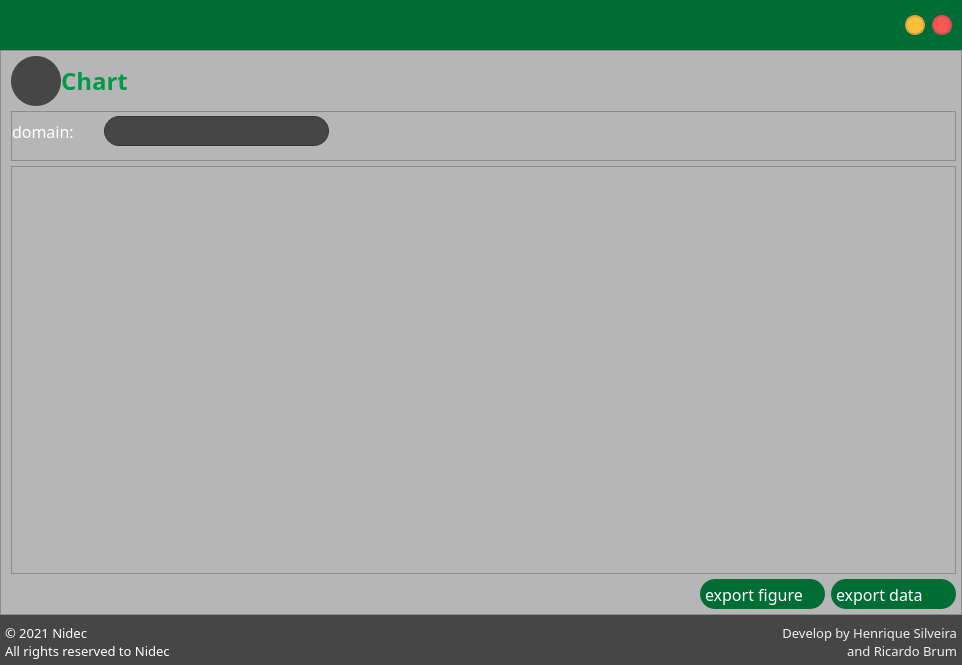
<?xml version="1.0" encoding="UTF-8"?>
<ui version="4.0">
 <class>Form</class>
 <widget class="QWidget" name="Form">
  <property name="geometry">
   <rect>
    <x>0</x>
    <y>0</y>
    <width>962</width>
    <height>665</height>
   </rect>
  </property>
  <property name="minimumSize">
   <size>
    <width>962</width>
    <height>665</height>
   </size>
  </property>
  <property name="windowTitle">
   <string>Form</string>
  </property>
  <layout class="QVBoxLayout" name="verticalLayout">
   <property name="spacing">
    <number>0</number>
   </property>
   <property name="leftMargin">
    <number>0</number>
   </property>
   <property name="topMargin">
    <number>0</number>
   </property>
   <property name="rightMargin">
    <number>0</number>
   </property>
   <property name="bottomMargin">
    <number>0</number>
   </property>
   <item>
    <widget class="QFrame" name="infoBar3">
     <property name="minimumSize">
      <size>
       <width>0</width>
       <height>50</height>
      </size>
     </property>
     <property name="maximumSize">
      <size>
       <width>16777215</width>
       <height>50</height>
      </size>
     </property>
     <property name="styleSheet">
      <string notr="true">QFrame{
	background-color : #006d34;
}</string>
     </property>
     <property name="frameShape">
      <enum>QFrame::NoFrame</enum>
     </property>
     <property name="frameShadow">
      <enum>QFrame::Raised</enum>
     </property>
     <layout class="QHBoxLayout" name="horizontalLayout_5">
      <property name="spacing">
       <number>0</number>
      </property>
      <property name="leftMargin">
       <number>0</number>
      </property>
      <property name="topMargin">
       <number>0</number>
      </property>
      <property name="rightMargin">
       <number>0</number>
      </property>
      <property name="bottomMargin">
       <number>0</number>
      </property>
      <item>
       <widget class="QFrame" name="frame_5">
        <property name="frameShape">
         <enum>QFrame::NoFrame</enum>
        </property>
        <property name="frameShadow">
         <enum>QFrame::Raised</enum>
        </property>
        <layout class="QVBoxLayout" name="verticalLayout_7">
         <property name="spacing">
          <number>0</number>
         </property>
         <property name="leftMargin">
          <number>10</number>
         </property>
         <property name="topMargin">
          <number>0</number>
         </property>
         <property name="rightMargin">
          <number>0</number>
         </property>
         <property name="bottomMargin">
          <number>0</number>
         </property>
         <item>
          <widget class="QLabel" name="label_3">
           <property name="minimumSize">
            <size>
             <width>115</width>
             <height>30</height>
            </size>
           </property>
           <property name="maximumSize">
            <size>
             <width>115</width>
             <height>30</height>
            </size>
           </property>
           <property name="text">
            <string/>
           </property>
           <property name="pixmap">
            <pixmap resource="../Resources/resourceGui.qrc">:/logos/img/nidecLogo.png</pixmap>
           </property>
           <property name="scaledContents">
            <bool>true</bool>
           </property>
          </widget>
         </item>
        </layout>
       </widget>
      </item>
      <item>
       <widget class="QFrame" name="frame_6">
        <property name="maximumSize">
         <size>
          <width>75</width>
          <height>16777215</height>
         </size>
        </property>
        <property name="styleSheet">
         <string notr="true"/>
        </property>
        <property name="frameShape">
         <enum>QFrame::NoFrame</enum>
        </property>
        <property name="frameShadow">
         <enum>QFrame::Raised</enum>
        </property>
        <layout class="QHBoxLayout" name="horizontalLayout_7">
         <property name="spacing">
          <number>0</number>
         </property>
         <property name="leftMargin">
          <number>10</number>
         </property>
         <property name="topMargin">
          <number>0</number>
         </property>
         <property name="rightMargin">
          <number>10</number>
         </property>
         <property name="bottomMargin">
          <number>0</number>
         </property>
         <item alignment="Qt::AlignRight">
          <widget class="QPushButton" name="minimizeButton">
           <property name="maximumSize">
            <size>
             <width>20</width>
             <height>20</height>
            </size>
           </property>
           <property name="styleSheet">
            <string notr="true">QPushButton {
	background-color: #ffbe38;
	border-radius: 10px;
	border: 2px solid  #d5a342;
}

QPushButton:hover {
	background-color: rgb(255, 255, 58)
}</string>
           </property>
           <property name="text">
            <string/>
           </property>
           <property name="icon">
            <iconset resource="../Resources/resourceGui.qrc">
             <normaloff>:/icons/img/minus.png</normaloff>:/icons/img/minus.png</iconset>
           </property>
          </widget>
         </item>
         <item alignment="Qt::AlignRight">
          <widget class="QPushButton" name="closeAllButton">
           <property name="maximumSize">
            <size>
             <width>20</width>
             <height>20</height>
            </size>
           </property>
           <property name="styleSheet">
            <string notr="true">QPushButton {
	background-color: #fc5753;
	border-radius: 10px;
	border: 2px solid  #cf5254;
}

QPushButton:hover{
	background-color: rgb(255, 119, 119)
}</string>
           </property>
           <property name="text">
            <string/>
           </property>
           <property name="icon">
            <iconset resource="../Resources/resourceGui.qrc">
             <normaloff>:/icons/img/close.png</normaloff>:/icons/img/close.png</iconset>
           </property>
           <property name="iconSize">
            <size>
             <width>12</width>
             <height>12</height>
            </size>
           </property>
          </widget>
         </item>
        </layout>
       </widget>
      </item>
     </layout>
    </widget>
   </item>
   <item>
    <widget class="QFrame" name="frame_2">
     <property name="frameShape">
      <enum>QFrame::NoFrame</enum>
     </property>
     <property name="frameShadow">
      <enum>QFrame::Raised</enum>
     </property>
     <layout class="QVBoxLayout" name="verticalLayout_67">
      <property name="spacing">
       <number>0</number>
      </property>
      <property name="leftMargin">
       <number>0</number>
      </property>
      <property name="topMargin">
       <number>0</number>
      </property>
      <property name="rightMargin">
       <number>0</number>
      </property>
      <property name="bottomMargin">
       <number>0</number>
      </property>
      <item>
       <widget class="QFrame" name="graphFrameView">
        <property name="styleSheet">
         <string notr="true">QFrame{
	background-color: rgb(182, 182, 182);
}
</string>
        </property>
        <property name="frameShape">
         <enum>QFrame::NoFrame</enum>
        </property>
        <property name="frameShadow">
         <enum>QFrame::Raised</enum>
        </property>
        <layout class="QHBoxLayout" name="horizontalLayout_44">
         <property name="spacing">
          <number>0</number>
         </property>
         <property name="leftMargin">
          <number>0</number>
         </property>
         <property name="topMargin">
          <number>0</number>
         </property>
         <property name="rightMargin">
          <number>0</number>
         </property>
         <property name="bottomMargin">
          <number>0</number>
         </property>
         <item>
          <widget class="QFrame" name="frame_3">
           <property name="minimumSize">
            <size>
             <width>0</width>
             <height>0</height>
            </size>
           </property>
           <property name="maximumSize">
            <size>
             <width>16777215</width>
             <height>16777215</height>
            </size>
           </property>
           <property name="frameShape">
            <enum>QFrame::StyledPanel</enum>
           </property>
           <property name="frameShadow">
            <enum>QFrame::Raised</enum>
           </property>
           <layout class="QVBoxLayout" name="verticalLayout_18">
            <property name="spacing">
             <number>5</number>
            </property>
            <property name="leftMargin">
             <number>10</number>
            </property>
            <property name="topMargin">
             <number>5</number>
            </property>
            <property name="rightMargin">
             <number>5</number>
            </property>
            <property name="bottomMargin">
             <number>5</number>
            </property>
            <item>
             <widget class="QFrame" name="frame_4">
              <property name="minimumSize">
               <size>
                <width>0</width>
                <height>50</height>
               </size>
              </property>
              <property name="maximumSize">
               <size>
                <width>16777215</width>
                <height>50</height>
               </size>
              </property>
              <property name="frameShape">
               <enum>QFrame::NoFrame</enum>
              </property>
              <property name="frameShadow">
               <enum>QFrame::Raised</enum>
              </property>
              <layout class="QHBoxLayout" name="horizontalLayout_18">
               <property name="spacing">
                <number>0</number>
               </property>
               <property name="leftMargin">
                <number>0</number>
               </property>
               <property name="topMargin">
                <number>0</number>
               </property>
               <property name="rightMargin">
                <number>0</number>
               </property>
               <property name="bottomMargin">
                <number>0</number>
               </property>
               <item>
                <widget class="QLabel" name="label_4">
                 <property name="minimumSize">
                  <size>
                   <width>50</width>
                   <height>50</height>
                  </size>
                 </property>
                 <property name="maximumSize">
                  <size>
                   <width>50</width>
                   <height>50</height>
                  </size>
                 </property>
                 <property name="styleSheet">
                  <string notr="true">QLabel{
	background-color: rgb(70,70,70);
	border-radius: 25px;
}</string>
                 </property>
                 <property name="text">
                  <string/>
                 </property>
                 <property name="pixmap">
                  <pixmap resource="../Resources/resourceGui.qrc">:/icons/img/graphicsEnabled.png</pixmap>
                 </property>
                 <property name="scaledContents">
                  <bool>true</bool>
                 </property>
                 <property name="margin">
                  <number>10</number>
                 </property>
                </widget>
               </item>
               <item>
                <widget class="QLabel" name="label_5">
                 <property name="font">
                  <font>
                   <family>PF BeauSans Pro</family>
                   <pointsize>18</pointsize>
                   <bold>true</bold>
                  </font>
                 </property>
                 <property name="styleSheet">
                  <string notr="true">color: #009b4a;</string>
                 </property>
                 <property name="text">
                  <string>Chart</string>
                 </property>
                </widget>
               </item>
              </layout>
             </widget>
            </item>
            <item>
             <widget class="QFrame" name="frame">
              <property name="minimumSize">
               <size>
                <width>0</width>
                <height>50</height>
               </size>
              </property>
              <property name="maximumSize">
               <size>
                <width>16777206</width>
                <height>50</height>
               </size>
              </property>
              <property name="frameShape">
               <enum>QFrame::StyledPanel</enum>
              </property>
              <property name="frameShadow">
               <enum>QFrame::Raised</enum>
              </property>
              <layout class="QHBoxLayout" name="horizontalLayout">
               <property name="spacing">
                <number>0</number>
               </property>
               <property name="leftMargin">
                <number>0</number>
               </property>
               <property name="topMargin">
                <number>0</number>
               </property>
               <property name="rightMargin">
                <number>0</number>
               </property>
               <item>
                <widget class="QLabel" name="label_7">
                 <property name="maximumSize">
                  <size>
                   <width>16777215</width>
                   <height>20</height>
                  </size>
                 </property>
                 <property name="font">
                  <font>
                   <family>PF BeauSans Pro</family>
                   <pointsize>12</pointsize>
                   <bold>false</bold>
                  </font>
                 </property>
                 <property name="styleSheet">
                  <string notr="true">color: rgb(255, 255, 255);</string>
                 </property>
                 <property name="text">
                  <string>domain:</string>
                 </property>
                 <property name="alignment">
                  <set>Qt::AlignLeading|Qt::AlignLeft|Qt::AlignVCenter</set>
                 </property>
                </widget>
               </item>
               <item>
                <widget class="QComboBox" name="domainBox">
                 <property name="enabled">
                  <bool>true</bool>
                 </property>
                 <property name="minimumSize">
                  <size>
                   <width>260</width>
                   <height>30</height>
                  </size>
                 </property>
                 <property name="maximumSize">
                  <size>
                   <width>16777215</width>
                   <height>30</height>
                  </size>
                 </property>
                 <property name="font">
                  <font>
                   <family>PF BeauSans Pro</family>
                   <pointsize>11</pointsize>
                  </font>
                 </property>
                 <property name="styleSheet">
                  <string notr="true">QComboBox {
	border: 1px solid #333333;
	border-radius: 15px;
	background:  rgb(70, 70, 70);
	padding: 10x 23px 5px 5x;
	min-width: 10em;
	color: rgb(255, 255, 255);
	margin-left: 30px;
	margin-right: 5px;
}

QComboBox::disabled{
	color: rgb(136, 138, 133)
}

QComboBox::down-arrow:disabled {    
	image: url(:/icons/img/downArrowDis.png);
}

QComboBox::hover{
border: 3px solid  #009b4a;
}

QComboBox::drop-down {
	subcontrol-origin: padding;
	subcontrol-position: top right;
	width: 20px;
 
	border-top-right-radius: 3px;
	border-bottom-right-radius: 3px;
}

QComboBox::down-arrow {    
	image: url(:/icons/img/downArrow.png);
	width : 12px;
}

QComboBox QAbstractView{
	background-color: #4f4f4f;
	color: #999999;
 
	selection-background-color: rgb(70, 70, 70);
	selection-color: #4f4f4f;
}
</string>
                 </property>
                 <property name="currentText">
                  <string/>
                 </property>
                </widget>
               </item>
               <item>
                <spacer name="horizontalSpacer_2">
                 <property name="orientation">
                  <enum>Qt::Horizontal</enum>
                 </property>
                 <property name="sizeHint" stdset="0">
                  <size>
                   <width>573</width>
                   <height>20</height>
                  </size>
                 </property>
                </spacer>
               </item>
              </layout>
             </widget>
            </item>
            <item>
             <widget class="QFrame" name="chartFrame">
              <property name="frameShape">
               <enum>QFrame::StyledPanel</enum>
              </property>
              <property name="frameShadow">
               <enum>QFrame::Raised</enum>
              </property>
              <layout class="QHBoxLayout" name="horizontalLayout_46">
               <item>
                <layout class="QGridLayout" name="gridLayout"/>
               </item>
              </layout>
             </widget>
            </item>
            <item>
             <widget class="QFrame" name="frame_23">
              <property name="minimumSize">
               <size>
                <width>0</width>
                <height>30</height>
               </size>
              </property>
              <property name="maximumSize">
               <size>
                <width>16777215</width>
                <height>30</height>
               </size>
              </property>
              <property name="styleSheet">
               <string notr="true">
QPushButton {
	padding-left: 5px;
	text-align: left;
	background-color: #006d34;
	border:none;
	border-radius:15px;
	color: rgb(255, 255, 255)
}

QPushButton:hover {
	background-color: #009b4a;
}

QPushButton:pressed {
	background-color: rgb(241, 102, 55)
}

QPushButton:disabled{
	background-color:rgb(70, 70, 70);
	color: rgb(136,138,133);
	}
</string>
              </property>
              <property name="frameShape">
               <enum>QFrame::NoFrame</enum>
              </property>
              <property name="frameShadow">
               <enum>QFrame::Raised</enum>
              </property>
              <layout class="QHBoxLayout" name="horizontalLayout_39">
               <property name="spacing">
                <number>6</number>
               </property>
               <property name="leftMargin">
                <number>0</number>
               </property>
               <property name="topMargin">
                <number>0</number>
               </property>
               <property name="rightMargin">
                <number>0</number>
               </property>
               <property name="bottomMargin">
                <number>0</number>
               </property>
               <item>
                <spacer name="horizontalSpacer">
                 <property name="orientation">
                  <enum>Qt::Horizontal</enum>
                 </property>
                 <property name="sizeHint" stdset="0">
                  <size>
                   <width>40</width>
                   <height>20</height>
                  </size>
                 </property>
                </spacer>
               </item>
               <item>
                <widget class="QPushButton" name="exportFig">
                 <property name="enabled">
                  <bool>true</bool>
                 </property>
                 <property name="minimumSize">
                  <size>
                   <width>125</width>
                   <height>30</height>
                  </size>
                 </property>
                 <property name="maximumSize">
                  <size>
                   <width>125</width>
                   <height>30</height>
                  </size>
                 </property>
                 <property name="font">
                  <font>
                   <family>PF BeauSans Pro</family>
                   <pointsize>12</pointsize>
                  </font>
                 </property>
                 <property name="text">
                  <string>export figure</string>
                 </property>
                </widget>
               </item>
               <item>
                <widget class="QPushButton" name="exportButton">
                 <property name="enabled">
                  <bool>true</bool>
                 </property>
                 <property name="minimumSize">
                  <size>
                   <width>125</width>
                   <height>30</height>
                  </size>
                 </property>
                 <property name="maximumSize">
                  <size>
                   <width>125</width>
                   <height>30</height>
                  </size>
                 </property>
                 <property name="font">
                  <font>
                   <family>PF BeauSans Pro</family>
                   <pointsize>12</pointsize>
                  </font>
                 </property>
                 <property name="text">
                  <string>export data</string>
                 </property>
                </widget>
               </item>
              </layout>
             </widget>
            </item>
           </layout>
          </widget>
         </item>
        </layout>
       </widget>
      </item>
     </layout>
    </widget>
   </item>
   <item>
    <widget class="QFrame" name="bottomContent">
     <property name="minimumSize">
      <size>
       <width>0</width>
       <height>50</height>
      </size>
     </property>
     <property name="maximumSize">
      <size>
       <width>16777215</width>
       <height>50</height>
      </size>
     </property>
     <property name="styleSheet">
      <string notr="true">QFrame{
	background-color: rgb(70, 70, 70);
}</string>
     </property>
     <property name="frameShape">
      <enum>QFrame::NoFrame</enum>
     </property>
     <property name="frameShadow">
      <enum>QFrame::Raised</enum>
     </property>
     <layout class="QHBoxLayout" name="horizontalLayout_11">
      <property name="spacing">
       <number>0</number>
      </property>
      <property name="leftMargin">
       <number>5</number>
      </property>
      <property name="topMargin">
       <number>5</number>
      </property>
      <property name="rightMargin">
       <number>5</number>
      </property>
      <property name="bottomMargin">
       <number>5</number>
      </property>
      <item>
       <widget class="QLabel" name="label">
        <property name="font">
         <font>
          <family>PF BeauSans Pro</family>
          <pointsize>10</pointsize>
         </font>
        </property>
        <property name="styleSheet">
         <string notr="true">color:rgb(255, 255, 255)</string>
        </property>
        <property name="text">
         <string>© 2021 Nidec
All rights reserved to Nidec </string>
        </property>
        <property name="alignment">
         <set>Qt::AlignBottom|Qt::AlignLeading|Qt::AlignLeft</set>
        </property>
       </widget>
      </item>
      <item>
       <widget class="QLabel" name="label_6">
        <property name="font">
         <font>
          <family>PF BeauSans Pro</family>
          <pointsize>10</pointsize>
          <bold>false</bold>
         </font>
        </property>
        <property name="styleSheet">
         <string notr="true">color: rgb(238, 238, 236);</string>
        </property>
        <property name="text">
         <string>Develop by Henrique Silveira
 and Ricardo Brum</string>
        </property>
        <property name="alignment">
         <set>Qt::AlignBottom|Qt::AlignRight|Qt::AlignTrailing</set>
        </property>
       </widget>
      </item>
     </layout>
    </widget>
   </item>
  </layout>
 </widget>
 <resources>
  <include location="../Resources/resourceGui.qrc"/>
 </resources>
 <connections/>
</ui>
